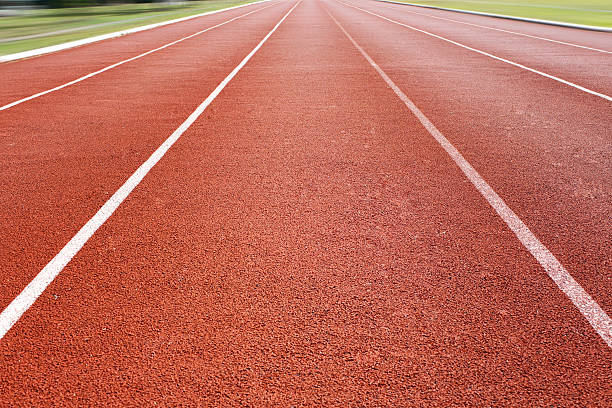
#> input picture camera/test/image/image_2.jpg, 612 x 408 px
$ python -i detectBlackScreen.py   (imports and definitions only)
#> lines starting #> are read from the running program, lines starting #| are printed output that depends on the picture
import cv2
import numpy as np

class DetectBlackScreen:
    def __init__(self, frame: np.ndarray, maxWhitePixel=50) -> None:
        self.maxWhitePixel = maxWhitePixel
        self.image = frame
        self.black_image = np.copy(self.image)
        self.black_canny = self.canny(self.black_image) #Search every line with gradiant

    def canny(self, image: np.ndarray) -> np.ndarray:
        """return the frame with a gradian apply"""
        gray = cv2.cvtColor(image, cv2.COLOR_RGB2GRAY)
        canny = np.expand_dims(np.asarray(cv2.Canny(gray, 50, 150)), axis=2)
        return canny

    def countWhitePixel(self):
        """Return the number of white pixel in the frame"""
        return np.count_nonzero(np.all(self.black_canny==[255,255,255], axis=2))

    def isBlack(self):
        """Return if the frame is seen as a black screen"""
        return self.countWhitePixel() <= self.maxWhitePixel

    def showImage(self, image: np.ndarray, title: str) -> None:
        """Display the frame with the title in a cv2 window"""
        cv2.imshow(title, image)

    def showAllImage(self, time=1):
        """Display all the different frame state in cv2 windows"""
        self.showImage(self.black_image, "img")
        self.showImage(self.black_canny, "canny")
        cv2.waitKey(time)

# [9 lines not run here, left out]

>>> import cv2
>>> picture = cv2.cvtColor(cv2.imread('test/image/image_2.jpg'), cv2.COLOR_BGR2RGB)
>>> result = DetectBlackScreen(picture).countWhitePixel()
#> in canny, `gray = cv2.cvtColor(image, cv2.COLOR_RGB2GRAY)`:
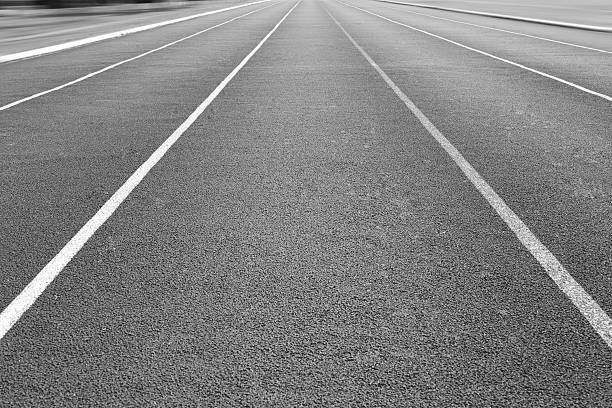
#> gray: shape (408, 612); min 7, max 255, mean 130.3
#> in canny, `canny = np.expand_dims(np.asarray(cv2.Canny(gray, 50, 150)), axis=2)`:
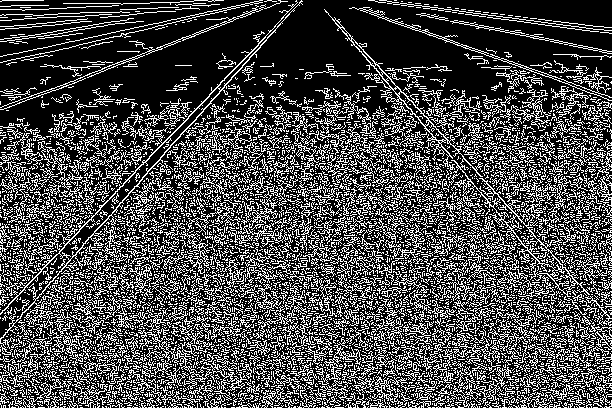
#> canny: shape (408, 612, 1); 29.1% white in thin lines or dots
#> result = 72656

$ run again, on camera/test/image/test_img_left.jpg
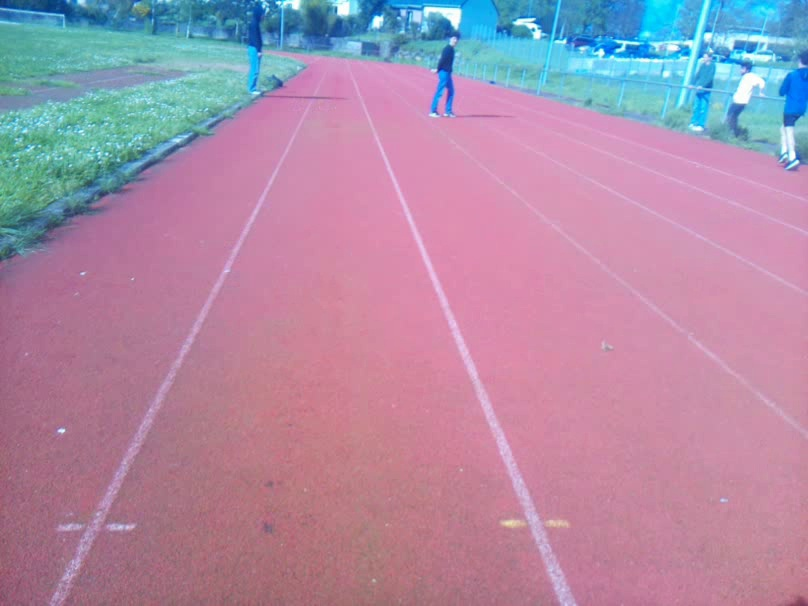
#> input picture camera/test/image/test_img_left.jpg, 808 x 606 px
#> in canny, `gray = cv2.cvtColor(image, cv2.COLOR_RGB2GRAY)`:
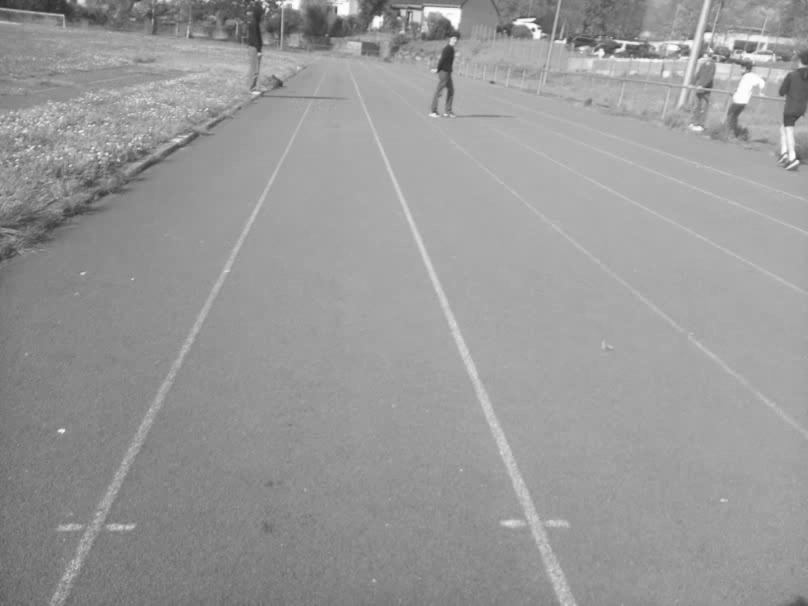
#> gray: shape (606, 808); min 45, max 255, mean 153.1
#> in canny, `canny = np.expand_dims(np.asarray(cv2.Canny(gray, 50, 150)), axis=2)`:
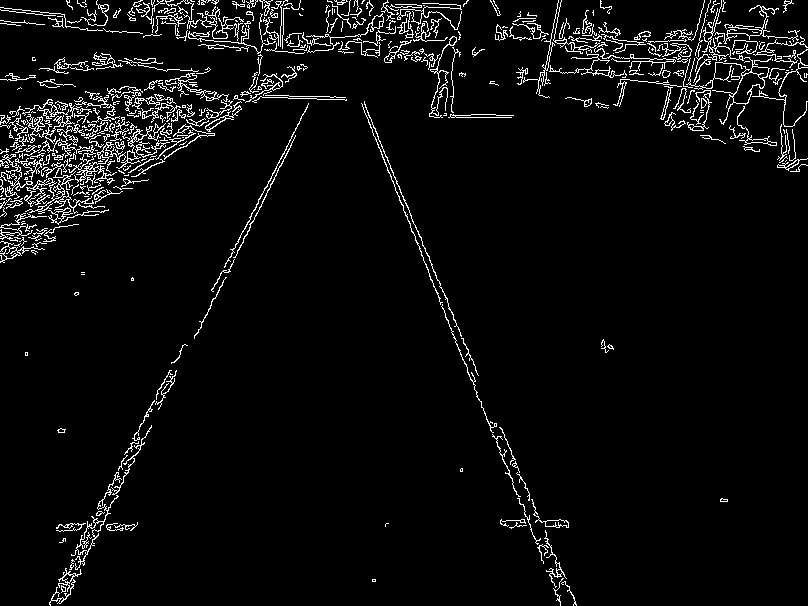
#> canny: shape (606, 808, 1); 4.6% white in thin lines or dots
#> result = 22631

$ run again, on camera/test/image/test_img_mid.jpg
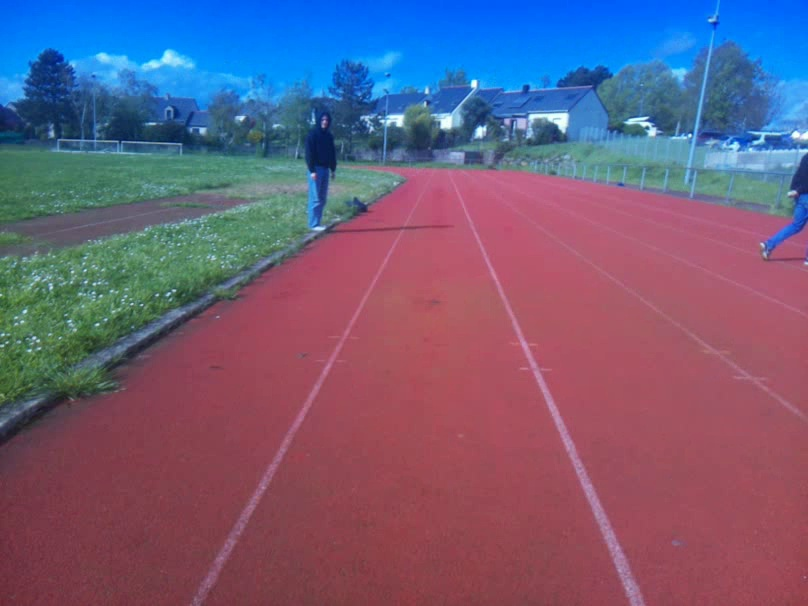
#> input picture camera/test/image/test_img_mid.jpg, 808 x 606 px
#> in canny, `gray = cv2.cvtColor(image, cv2.COLOR_RGB2GRAY)`:
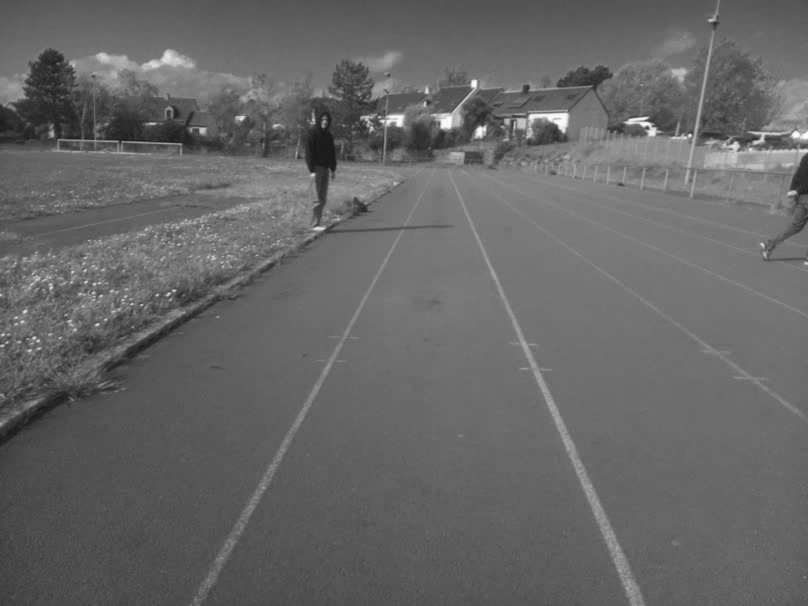
#> gray: shape (606, 808); min 20, max 252, mean 102.6
#> in canny, `canny = np.expand_dims(np.asarray(cv2.Canny(gray, 50, 150)), axis=2)`:
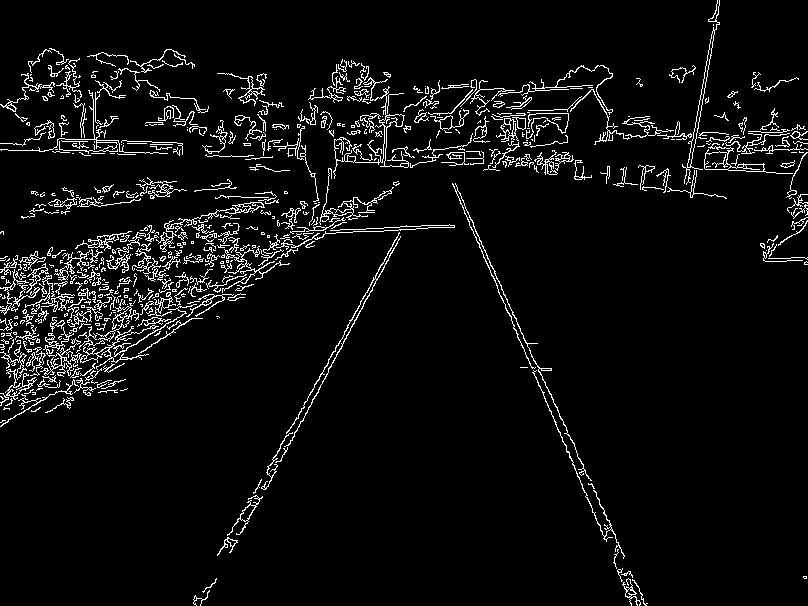
#> canny: shape (606, 808, 1); 5.2% white in thin lines or dots
#> result = 25606
